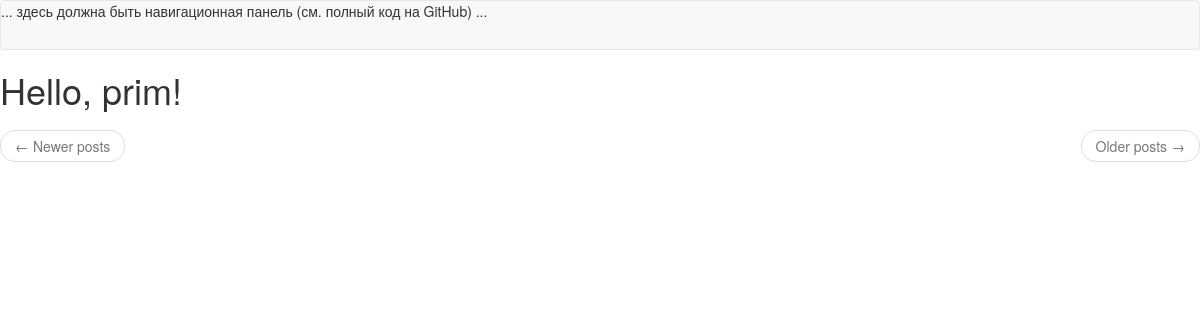
The page /explore (signed in) on the database as committed earlier.
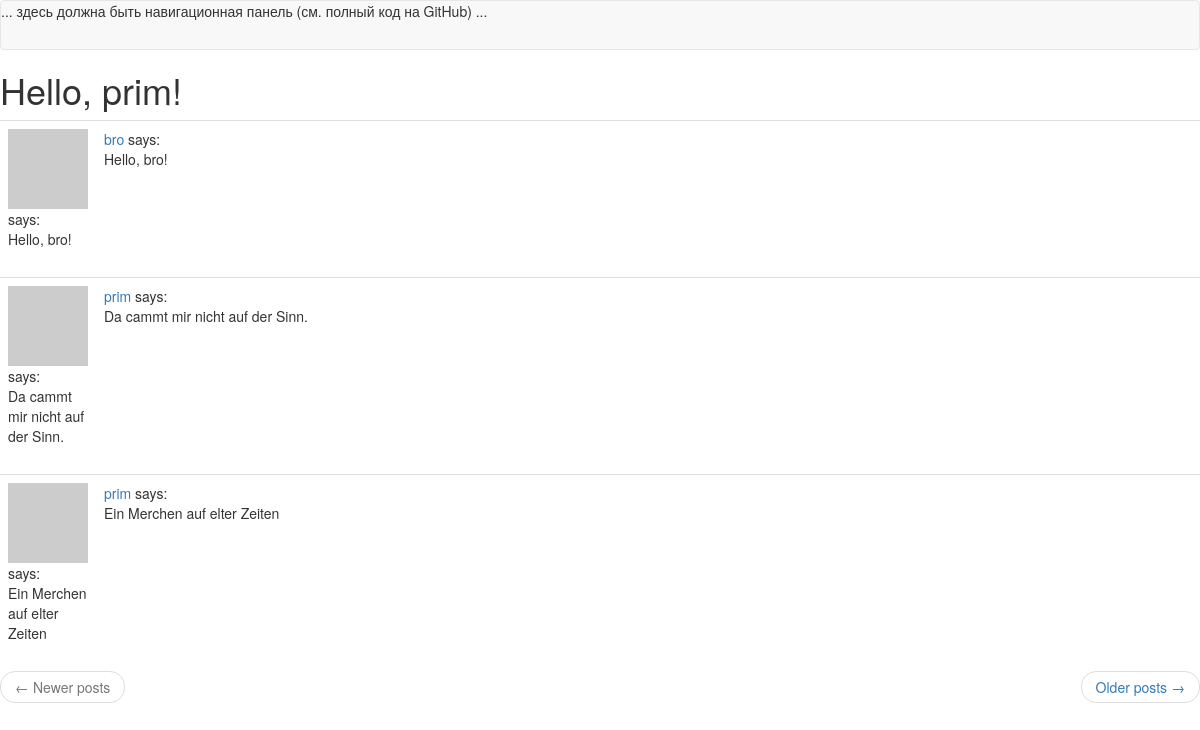
The same page on the database as committed later.
### app/models.py (models this page shows, shortened)
class Post(db.Model):
    id = db.Column(db.Integer, primary_key=True)
    body = db.Column(db.String(140))
    timestamp = db.Column(db.DateTime, index=True, default=datetime.utcnow)
    user_id = db.Column(db.Integer, db.ForeignKey('user.id'))

class User(UserMixin, db.Model):
    id = db.Column(db.Integer, primary_key=True)
    username = db.Column(db.String(64), index=True, unique=True)
    email = db.Column(db.String(120), index=True, unique=True)
    password_hash = db.Column(db.String(128))
    posts = db.relationship('Post', backref='author', lazy='dynamic')
    about_me = db.Column(db.String(140))
    last_seen = db.Column(db.DateTime, default=datetime.utcnow)
    followed = db.relationship(
        'User', secondary=followers,
        primaryjoin=(followers.c.follower_id == id),
        secondaryjoin=(followers.c.followed_id == id),
        backref=db.backref('followers', lazy='dynamic'), lazy='dynamic')
    def avatar(self, size):
        digest = md5(self.email.lower().encode('utf-8')).hexdigest()
        return 'https://www.gravatar.com/avatar/{}?d=identicon&s={}'.format(
            digest, size)

### app/routes.py (the view)
@app.route('/explore')
@login_required
def explore():
    page = request.args.get('page', 1, type=int)
    posts = Post.query.order_by(Post.timestamp.desc()).paginate(
        page, app.config['POSTS_PER_PAGE'], False)
    next_url = url_for('explore', page=posts.next_num) \
        if posts.has_next else None
    prev_url = url_for('explore', page=posts.prev_num) \
        if posts.has_prev else None
    return render_template('index.html', title='Explore',
                           posts=posts.items, next_url=next_url,
                           prev_url=prev_url)

### app/models.py (called while the page is built)
@login.user_loader
def load_user(id):
    return User.query.get(int(id))

### app/routes.py (called while the page is built)
@app.before_request
def before_request():
    if current_user.is_authenticated:
        current_user.last_seen = datetime.utcnow()
        db.session.commit()

### app/templates/index.html (shortened to what this page needs)
{% extends "base.html" %}
{% block content %}
    <h1>Hello, {{ current_user.username }}!</h1>
    {% for post in posts %}
        {% include '_post.html' %}
    {% endfor %}
<nav aria-label="...">
    <ul class="pager">
        <li class="previous{% if not prev_url %} disabled{% endif %}">
            <a href="{{ prev_url or '#' }}">
                <span aria-hidden="true">&larr;</span> Newer posts
            </a>
        </li>
        <li class="next{% if not next_url %} disabled{% endif %}">
            <a href="{{ next_url or '#' }}">
                Older posts <span aria-hidden="true">&rarr;</span>
            </a>
        </li>
    </ul>
</nav>
{% endblock %}

### app/templates/_post.html
<table class="table table-hover">
    <tr>
        <td width="70px">
            <a href="{{ url_for('user', username=post.author.username) }}">
                <img src="{{ post.author.avatar(70) }}">
            </a>
             says:<br>{{ post.body }}
        </td>
        <td>
            <a href="{{ url_for('user', username=post.author.username) }}">
                {{ post.author.username }}
            </a>
            says:
            <br>
            {{ post.body }}
        </td>
    </tr>
</table>

Rows that differ between the two databases and show on the page:
added Post: body "Hello, bro!", author.username "bro"
added Post: body "Da cammt mir nicht auf der Sinn.", author.username "prim"
added Post: body "Ein Merchen auf elter Zeiten", author.username "prim"
